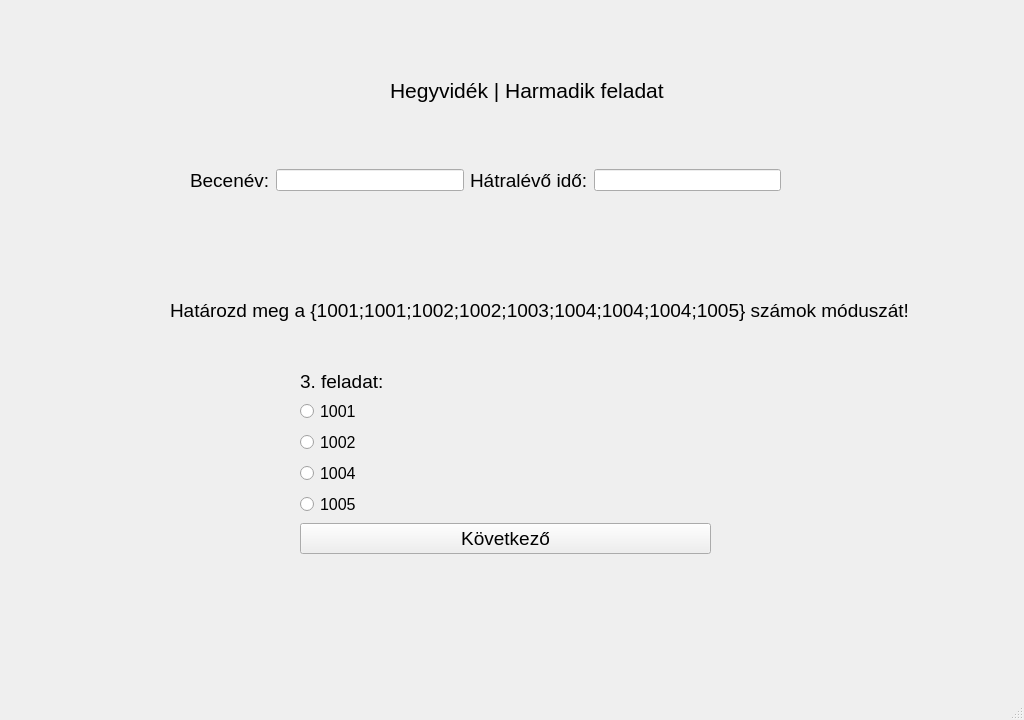
<?xml version="1.0" encoding="UTF-8"?>
<ui version="4.0">
 <class>ques1</class>
 <widget class="QMainWindow" name="ques1">
  <property name="geometry">
   <rect>
    <x>0</x>
    <y>0</y>
    <width>1024</width>
    <height>720</height>
   </rect>
  </property>
  <property name="windowTitle">
   <string>Játékos matematikai gyakorlóprogram</string>
  </property>
  <widget class="QWidget" name="centralwidget">
   <widget class="QLabel" name="label">
    <property name="geometry">
     <rect>
      <x>0</x>
      <y>-10</y>
      <width>1024</width>
      <height>720</height>
     </rect>
    </property>
    <property name="text">
     <string/>
    </property>
    <property name="pixmap">
     <pixmap>../szakdoga hátterek/game-background-cartoon-game-design-nature-asset-vector.jpg</pixmap>
    </property>
    <property name="scaledContents">
     <bool>true</bool>
    </property>
   </widget>
   <widget class="QLabel" name="label_4">
    <property name="geometry">
     <rect>
      <x>390</x>
      <y>70</y>
      <width>291</width>
      <height>41</height>
     </rect>
    </property>
    <property name="sizePolicy">
     <sizepolicy hsizetype="Expanding" vsizetype="Preferred">
      <horstretch>0</horstretch>
      <verstretch>0</verstretch>
     </sizepolicy>
    </property>
    <property name="font">
     <font>
      <pointsize>16</pointsize>
     </font>
    </property>
    <property name="cursor">
     <cursorShape>ArrowCursor</cursorShape>
    </property>
    <property name="text">
     <string>Hegyvidék | Harmadik feladat</string>
    </property>
   </widget>
   <widget class="QWidget" name="horizontalLayoutWidget">
    <property name="geometry">
     <rect>
      <x>190</x>
      <y>140</y>
      <width>591</width>
      <height>81</height>
     </rect>
    </property>
    <layout class="QHBoxLayout" name="horizontalLayout">
     <item>
      <widget class="QLabel" name="label_2">
       <property name="font">
        <font>
         <pointsize>14</pointsize>
        </font>
       </property>
       <property name="text">
        <string>Becenév:</string>
       </property>
      </widget>
     </item>
     <item>
      <widget class="QLineEdit" name="T1">
       <property name="sizePolicy">
        <sizepolicy hsizetype="Expanding" vsizetype="Fixed">
         <horstretch>0</horstretch>
         <verstretch>0</verstretch>
        </sizepolicy>
       </property>
      </widget>
     </item>
     <item>
      <widget class="QLabel" name="label_3">
       <property name="font">
        <font>
         <pointsize>14</pointsize>
        </font>
       </property>
       <property name="text">
        <string>Hátralévő idő:</string>
       </property>
      </widget>
     </item>
     <item>
      <widget class="QLineEdit" name="T2">
       <property name="sizePolicy">
        <sizepolicy hsizetype="Expanding" vsizetype="Fixed">
         <horstretch>0</horstretch>
         <verstretch>0</verstretch>
        </sizepolicy>
       </property>
      </widget>
     </item>
    </layout>
   </widget>
   <widget class="QWidget" name="formLayoutWidget">
    <property name="geometry">
     <rect>
      <x>300</x>
      <y>370</y>
      <width>411</width>
      <height>251</height>
     </rect>
    </property>
    <layout class="QFormLayout" name="formLayout">
     <property name="labelAlignment">
      <set>Qt::AlignLeading|Qt::AlignLeft|Qt::AlignTop</set>
     </property>
     <item row="1" column="0">
      <widget class="QLabel" name="label_5">
       <property name="font">
        <font>
         <pointsize>14</pointsize>
        </font>
       </property>
       <property name="text">
        <string>3. feladat:</string>
       </property>
      </widget>
     </item>
     <item row="2" column="0">
      <widget class="QRadioButton" name="R1">
       <property name="font">
        <font>
         <pointsize>12</pointsize>
        </font>
       </property>
       <property name="text">
        <string>1001</string>
       </property>
      </widget>
     </item>
     <item row="3" column="0">
      <widget class="QRadioButton" name="R2">
       <property name="font">
        <font>
         <pointsize>12</pointsize>
        </font>
       </property>
       <property name="text">
        <string>1002</string>
       </property>
      </widget>
     </item>
     <item row="4" column="0">
      <widget class="QRadioButton" name="R3">
       <property name="font">
        <font>
         <pointsize>12</pointsize>
        </font>
       </property>
       <property name="text">
        <string>1004</string>
       </property>
      </widget>
     </item>
     <item row="6" column="0" colspan="2">
      <widget class="QPushButton" name="B1">
       <property name="font">
        <font>
         <pointsize>14</pointsize>
        </font>
       </property>
       <property name="text">
        <string>Következő</string>
       </property>
      </widget>
     </item>
     <item row="5" column="0">
      <widget class="QRadioButton" name="R4">
       <property name="font">
        <font>
         <pointsize>12</pointsize>
        </font>
       </property>
       <property name="text">
        <string>1005</string>
       </property>
      </widget>
     </item>
    </layout>
   </widget>
   <widget class="QLabel" name="label_6">
    <property name="geometry">
     <rect>
      <x>170</x>
      <y>270</y>
      <width>741</width>
      <height>81</height>
     </rect>
    </property>
    <property name="font">
     <font>
      <pointsize>14</pointsize>
     </font>
    </property>
    <property name="text">
     <string>Határozd meg a {1001;1001;1002;1002;1003;1004;1004;1004;1005} számok móduszát!</string>
    </property>
    <property name="scaledContents">
     <bool>true</bool>
    </property>
   </widget>
  </widget>
  <widget class="QMenuBar" name="menubar">
   <property name="geometry">
    <rect>
     <x>0</x>
     <y>0</y>
     <width>1024</width>
     <height>21</height>
    </rect>
   </property>
  </widget>
  <widget class="QStatusBar" name="statusbar"/>
 </widget>
 <resources/>
 <connections/>
</ui>
